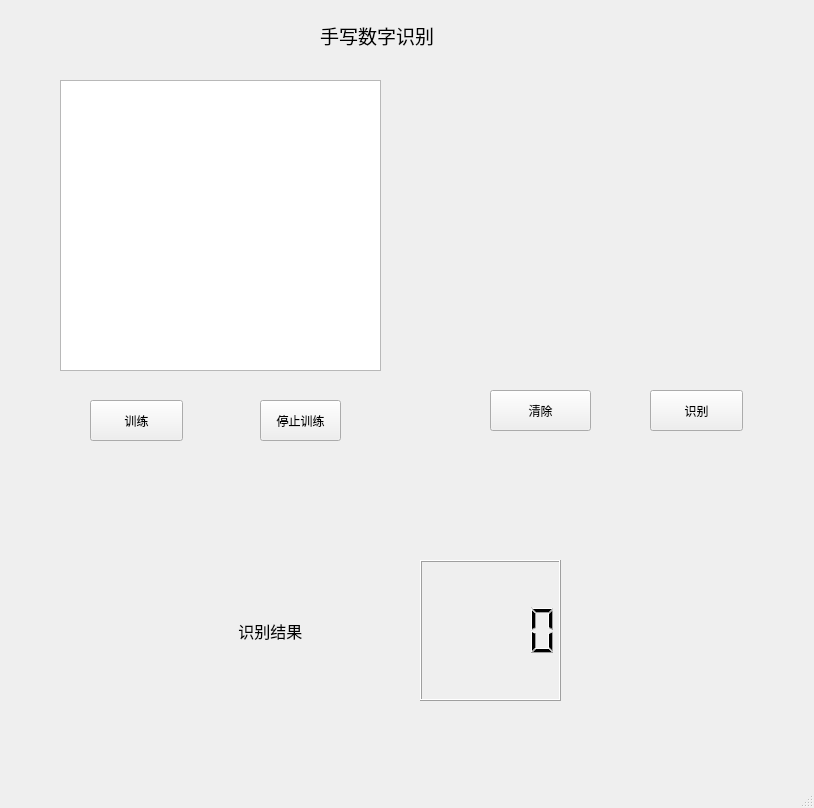
<?xml version="1.0" encoding="UTF-8"?>
<ui version="4.0">
 <class>MainWindow</class>
 <widget class="QMainWindow" name="MainWindow">
  <property name="geometry">
   <rect>
    <x>0</x>
    <y>0</y>
    <width>814</width>
    <height>808</height>
   </rect>
  </property>
  <property name="windowTitle">
   <string>MainWindow</string>
  </property>
  <widget class="QWidget" name="centralwidget">
   <widget class="QPushButton" name="pushButton">
    <property name="geometry">
     <rect>
      <x>90</x>
      <y>400</y>
      <width>93</width>
      <height>41</height>
     </rect>
    </property>
    <property name="text">
     <string>训练</string>
    </property>
   </widget>
   <widget class="QPushButton" name="pushButton_2">
    <property name="geometry">
     <rect>
      <x>650</x>
      <y>390</y>
      <width>93</width>
      <height>41</height>
     </rect>
    </property>
    <property name="text">
     <string>识别</string>
    </property>
   </widget>
   <widget class="QLabel" name="label">
    <property name="geometry">
     <rect>
      <x>320</x>
      <y>10</y>
      <width>161</width>
      <height>51</height>
     </rect>
    </property>
    <property name="font">
     <font>
      <family>黑体</family>
      <pointsize>14</pointsize>
     </font>
    </property>
    <property name="text">
     <string>手写数字识别</string>
    </property>
   </widget>
   <widget class="QLabel" name="label_2">
    <property name="geometry">
     <rect>
      <x>230</x>
      <y>610</y>
      <width>121</width>
      <height>41</height>
     </rect>
    </property>
    <property name="font">
     <font>
      <family>黑体</family>
      <pointsize>12</pointsize>
     </font>
    </property>
    <property name="text">
     <string>  识别结果</string>
    </property>
   </widget>
   <widget class="QLCDNumber" name="lcdNumber">
    <property name="geometry">
     <rect>
      <x>420</x>
      <y>560</y>
      <width>141</width>
      <height>141</height>
     </rect>
    </property>
   </widget>
   <widget class="QTextEdit" name="textEdit">
    <property name="geometry">
     <rect>
      <x>60</x>
      <y>80</y>
      <width>321</width>
      <height>291</height>
     </rect>
    </property>
   </widget>
   <widget class="QWidget" name="verticalLayoutWidget">
    <property name="geometry">
     <rect>
      <x>460</x>
      <y>90</y>
      <width>301</width>
      <height>271</height>
     </rect>
    </property>
    <layout class="QVBoxLayout" name="verticalLayout"/>
   </widget>
   <widget class="QPushButton" name="pushButtonClear">
    <property name="geometry">
     <rect>
      <x>490</x>
      <y>390</y>
      <width>101</width>
      <height>41</height>
     </rect>
    </property>
    <property name="text">
     <string>清除</string>
    </property>
   </widget>
   <widget class="QPushButton" name="pushButtonStop">
    <property name="geometry">
     <rect>
      <x>260</x>
      <y>400</y>
      <width>81</width>
      <height>41</height>
     </rect>
    </property>
    <property name="text">
     <string>停止训练</string>
    </property>
   </widget>
  </widget>
  <widget class="QMenuBar" name="menubar">
   <property name="geometry">
    <rect>
     <x>0</x>
     <y>0</y>
     <width>814</width>
     <height>26</height>
    </rect>
   </property>
  </widget>
  <widget class="QStatusBar" name="statusbar"/>
 </widget>
 <resources/>
 <connections>
  <connection>
   <sender>pushButton_2</sender>
   <signal>clicked()</signal>
   <receiver>MainWindow</receiver>
   <slot>btRecog()</slot>
   <hints>
    <hint type="sourcelabel">
     <x>700</x>
     <y>456</y>
    </hint>
    <hint type="destinationlabel">
     <x>497</x>
     <y>407</y>
    </hint>
   </hints>
  </connection>
  <connection>
   <sender>pushButton</sender>
   <signal>clicked()</signal>
   <receiver>MainWindow</receiver>
   <slot>btTrain()</slot>
   <hints>
    <hint type="sourcelabel">
     <x>178</x>
     <y>454</y>
    </hint>
    <hint type="destinationlabel">
     <x>312</x>
     <y>413</y>
    </hint>
   </hints>
  </connection>
  <connection>
   <sender>pushButtonClear</sender>
   <signal>clicked()</signal>
   <receiver>MainWindow</receiver>
   <slot>btClear()</slot>
   <hints>
    <hint type="sourcelabel">
     <x>536</x>
     <y>438</y>
    </hint>
    <hint type="destinationlabel">
     <x>396</x>
     <y>517</y>
    </hint>
   </hints>
  </connection>
  <connection>
   <sender>pushButtonStop</sender>
   <signal>clicked()</signal>
   <receiver>MainWindow</receiver>
   <slot>btStop()</slot>
   <hints>
    <hint type="sourcelabel">
     <x>291</x>
     <y>453</y>
    </hint>
    <hint type="destinationlabel">
     <x>172</x>
     <y>563</y>
    </hint>
   </hints>
  </connection>
 </connections>
 <slots>
  <slot>btTrain()</slot>
  <slot>btClear()</slot>
  <slot>btStop()</slot>
 </slots>
</ui>
